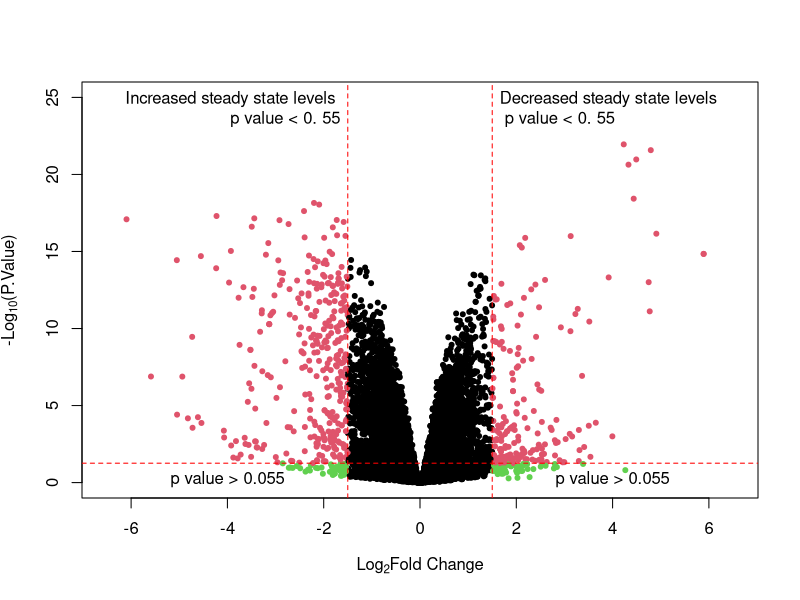

Write the R code that produced this figure.
## ---- chunk 1
#| output: false
library(tidyverse)
## ---- chunk 2
Proteomic.Data <- read.csv("MyData/2022-03-21_trim-stacked.csv")
head(Proteomic.Data)

## ---- chunk 3
glimpse(Proteomic.Data)

## ---- chunk 4
Attributes <- read.csv("MyData/Column_Descriptions.csv")

knitr::kable(Attributes)
## ---- chunk 5
Gene <- unique(Proteomic.Data$Gene[abs(Proteomic.Data$logFC) >= 1.5 &
                                     Proteomic.Data$P.Value <= 0.055])
## ---- chunk 6
#| code-fold: true
Hits <- paste(length(Gene), "out of", length(unique(Proteomic.Data$Gene)), "proteins were significantly affected in at least one mutant condition; Here we consider any protein whose steady state level changed by at least 1.5 (|Log2FC|)" )

knitr::kable(Hits)
## ---- chunk 7
#| code-fold: true
x <- Proteomic.Data$logFC
y <- -log10(Proteomic.Data$P.Value)

group <- rep(1, nrow(Proteomic.Data))               # Create group variable
group[abs(x) >= 1.5 & y >= -log10(0.055)] <- 2
group[abs(x) >= 1.5 & y <= -log10(0.055)] <- 3

plot(x, y, 
     col = group, 
     pch = 20,
     ylim = c(0,25),
     xlim = c(-6.5, 6.5),
     xlab = expression("Log"[2]*"Fold Change"),
     ylab = expression("-Log"[10]*"(P.Value)")
)
abline(v = c(1.5, -1.5), col = "red", lty = 2)
abline(h = -log10(0.055), col = "red", lty = 2)
text(x = 1.45, y = 24, labels = "Decreased steady state levels \n p value < 0. 55",
     pos = 4, offset = .5)
text(x = -1.45, y = 24, labels = "Increased steady state levels \n p value < 0. 55",
     pos = 2, offset = .5)
text(x = -4, y = -log10(0.055), labels = "p value > 0.055", pos = 1, offset = .5)
text(x = 4, y = -log10(0.055), labels = "p value > 0.055", pos = 1, offset = .5)
